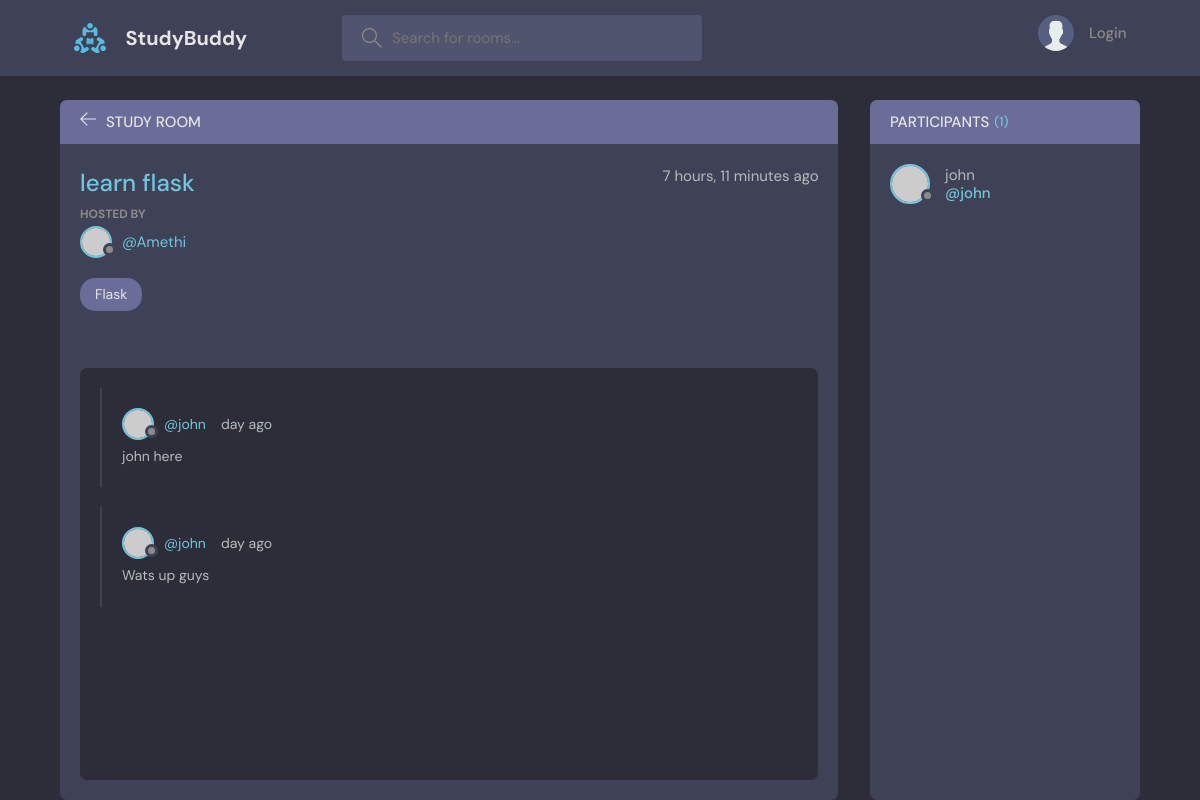
/room/27/, run on the app's committed database.
### firstapp/models.py (models this page shows, shortened)
class Room(models.Model):
    topic=models.ForeignKey(Topic,on_delete=models.SET_NULL,null=True)
    host=models.ForeignKey(User, on_delete=models.SET_NULL,null=True)
    name=models.CharField(max_length=50,editable=True)
    participants=models.ManyToManyField(User,related_name='participants',blank=True)
    description=models.TextField(null=True,blank=True)
    update=models.DateTimeField(auto_now=True)
    created=models.DateTimeField(auto_now_add=True)
    class Meta:
        ordering=[ '-created','-update']

class Topic(models.Model):
    name=models.CharField(max_length=150,null=True)
    def __str__(self) :
        return self.name

class Message(models.Model):
    user=models.ForeignKey(User,on_delete=models.CASCADE)
    room=models.ForeignKey(Room,on_delete=models.CASCADE)
    body=models.TextField()
    update=models.DateTimeField(auto_now=True)
    created=models.DateTimeField(auto_now_add=True)
    class Meta:
        ordering=[ '-created','-update']

### firstapp/views.py (the view, shortened to what this page needs)
# urls.py: path('room/<str:pk>/', views.rooms, name="room"),
def rooms(request,pk):
    page=Room.objects.get(id=pk)
    msgs=page.message_set.all().order_by('-created')
    participants=page.participants.all()
    context={'page':page,'msgs':msgs,'participants':participants}
    return render(request,'firstapp/room.html',context)

### firstapp/templates/firstapp/room.html (shortened to what this page needs)
{% extends 'main.html' %}
{% block content %}
<main class="profile-page layout layout--2">
  <div class="container">
    <div class="room">
      <div class="room__top">
        <div class="room__topLeft">
          <a href="{% url 'home'%}">
            <svg version="1.1" xmlns="http://www.w3.org/2000/svg" width="32" height="32" viewBox="0 0 32 32">
              <title>arrow-left</title>
              <path
                d="M13.723 2.286l-13.723 13.714 13.719 13.714 1.616-1.611-10.96-10.96h27.625v-2.286h-27.625l10.965-10.965-1.616-1.607z"
              ></path>
            </svg>
          </a>
          <h3>Study Room</h3>
        </div>
      </div>
      <div class="room__box scroll">
        <div class="room__header scroll">
          <div class="room__info">
            <h3>{{page.name}} </h3>
            <span>{{page.created|timesince}} ago</span>
          </div>
          <div class="room__hosted">
            <p>Hosted By</p>
            <a href="{% url 'user-profile' page.host.id %}" class="room__author">
              <div class="avatar avatar--small">
                <img src="https://randomuser.me/api/portraits/men/37.jpg" />
              </div>
              <span>@{{page.host}}</span>
            </a>
          </div>
          <span class="room__topics">{{page.topic}}</span>
        </div>
        <div class="room__conversation">
          <div class="threads scroll">
            {%for msg in msgs %}
            <div class="thread">
              <div class="thread__top">
                <div class="thread__author">
                  <a href="{% url 'user-profile' msg.user.id %}" class="thread__authorInfo">
                    <div class="avatar avatar--small">
                      <img src="https://randomuser.me/api/portraits/men/37.jpg" />
                    </div>
                    <span>@{{msg.user}}</span>
                  </a>
                  <span class="thread__date">{{message.created|timesince}} day ago</span>
                </div>
              </div>
              <div class="thread__details">
                {{msg.body}}
              </div>
            </div>
           {% endfor %}
          </div>
        </div>
      </div>
    </div>
    <div class="participants">
      <h3 class="participants__top">Participants <span> ({{participants.count}})</span></h3>
      <div class="participants__list scroll">
        {% for user in participants%}
        <a href="{% url 'user-profile' user.id %}" class="participant">
          <div class="avatar avatar--medium">
            <img src="https://randomuser.me/api/portraits/men/37.jpg" />
          </div>
          <p>
            {{user.username}}
            <span>@{{user.username}}</span>
          </p>
        </a>
        {% endfor %}
      </div>
    </div>
  </div>
</main>
{% endblock content%}

### data on the page
Room: name "learn flask", created "7 hours, 11 minutes", host "Amethi", topic "Flask"
Message: user "john", body "john here"
Message: user "john", body "Wats up guys"

### other printed values
{{ participants.count }} "1"
{{ user.username }} "john"
